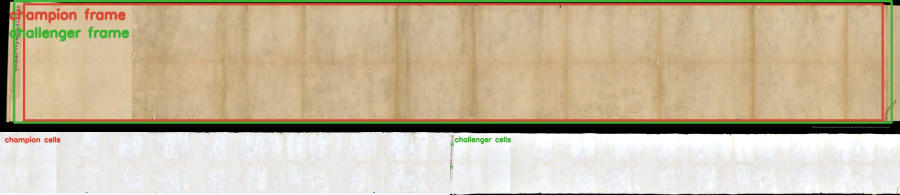
#> input picture experiments/light_frame/outv1_unbounded/audit_00_idp_1998_116_sample10_f001r.jpg, 1800 x 389 px (shown at 1/2 size)
$ python -i adapt.py   (imports and definitions only)
#> lines starting #> are read from the running program, lines starting #| are printed output that depends on the picture; after the words box and inside, x2 and y2 are one past the last pixel; in counts of white or black regions, pixels touching at a corner belong together
"""Fit P.3477 and control MX-Font writer adaptations from sparse specimens.

Latent-only adaptation freezes the generator. Decoder modes additionally fit
the explicitly selected reconstruction layers, while the unrelated-font
control keeps the adaptation mechanics identical across writer conditions.
"""

from __future__ import annotations

import argparse
import importlib.util
import json
import sys
from pathlib import Path

import cv2
import numpy as np
from PIL import Image

from palimpsest.image_labeling import resolve_recorded_path, sha256


HERE = Path(__file__).parent
ROOT = HERE.parents[1]
OUT = HERE / "out"
BENCHMARK_PATH = OUT / "benchmark.json"
RETRIEVAL = ROOT / "experiments" / "scribe_template_retrieval"
CANDIDATE_PATH = RETRIEVAL / "candidate.py"
SEED = 3477
BATCH_SIZE = 8
DEFAULT_BUDGET = 64
DEFAULT_STEPS = 600
DEFAULT_MODE = "late_decoder"
STYLE_LEARNING_RATE = 0.02
MODEL_LEARNING_RATE = 0.0002
INK_WEIGHT = 2.0
LATENT_WEIGHT = 0.002


# [113 lines left out: functions validate_benchmark, load_candidate, load_gray, not called in this run]


def clean_writer_image(gray: np.ndarray) -> np.ndarray:
    _, ink = cv2.threshold(gray, 0, 255, cv2.THRESH_BINARY_INV + cv2.THRESH_OTSU)
    count, labels, stats, _ = cv2.connectedComponentsWithStats(ink, connectivity=8)
    areas = [(label, int(stats[label, cv2.CC_STAT_AREA])) for label in range(1, count)]
    total_area = sum(area for _, area in areas)
    retained = np.zeros_like(ink)
    accumulated = 0
    for label, area in sorted(areas, key=lambda item: (-item[1], item[0])):
        if area < 8:
            continue
        if accumulated >= 0.985 * total_area and area < 20:
            continue
        retained[labels == label] = 255
        accumulated += area
    retained = cv2.morphologyEx(retained, cv2.MORPH_CLOSE, np.ones((2, 2), np.uint8))
    return 255 - retained


# [285 lines left out: functions condition_images, weighted_reconstruction_loss, generate_batch, mean_loss, fit_condition, main, not called in this run]


# [2 lines not run here, left out]

>>> import cv2
>>> picture = cv2.imread('../light_frame/outv1_unbounded/audit_00_idp_1998_116_sample10_f001r.jpg', cv2.IMREAD_GRAYSCALE)
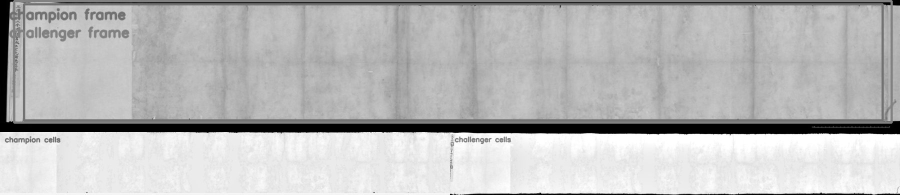
#> picture: shape (389, 1800) (shown at 1/2 size); min 0, max 255, mean 186.2
>>> result = clean_writer_image(picture)
#> in clean_writer_image, `_, ink = cv2.threshold(gray, 0, 255, cv2.THRESH_BINARY_INV + cv2.THRES..`:
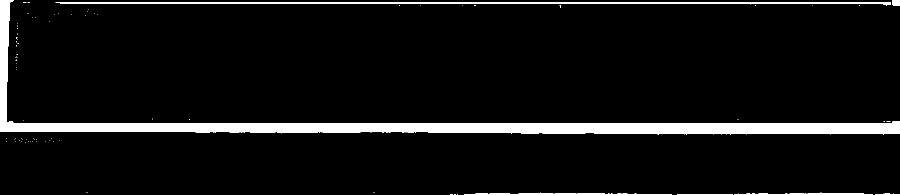
#> ink: shape (389, 1800) (shown at 1/2 size); 6.4% white; 84 white regions (77 under 20 px), largest, box (x1, y1, x2, y2) and area: (0, 0, 1800, 270) 37995, (111, 4, 1781, 11) 5041, (931, 385, 1343, 389) 680
#> in clean_writer_image, `count, labels, stats, _ = cv2.connectedComponentsWithStats(ink, connec..`:
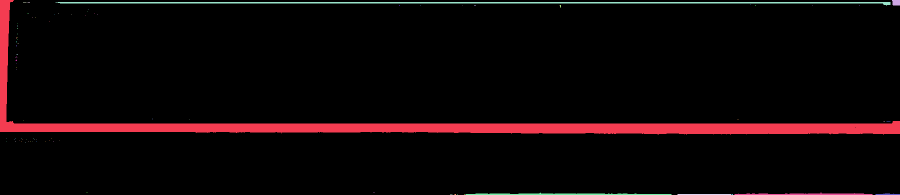
#> labels: shape (389, 1800) int32 (shown at 1/2 size); 85 distinct labels, from 0 to 84; one colour per label, 0 black
#> in clean_writer_image, `count, labels, stats, _ = cv2.connectedComponentsWithStats(ink, connec..`: count = 85; stats = 85 rows, first 6: [0, 0, 1800, 389, 655539], [0, 0, 1800, 270, 37995], [1784, 0, 16, 11, 166], [46, 4, 7, 1, 7], [55, 4, 5, 1, 5], [111, 4, 1670, 7, 5041]
#> in clean_writer_image, `areas = [(label, int(stats[label, cv2.CC_STAT_AREA])) for label in ran..`: areas = 84 pairs, first value 1 to 84, second value 1 to 37995
#> in clean_writer_image, `total_area = sum(area for _, area in areas)`: total_area = 44661
#> the loop in clean_writer_image, `for label, area in sorted(areas, key=lambda item: (-item[1], item[0])):` made 84 passes
#> (label, area, accumulated) on passes 1 to 7: (1, 37995, 37995), (5, 5041, 43036), (76, 680, 43716), (77, 465, 44181), (2, 166, 44347), (83, 107, 44454), (78, 62, 44516)
#> after the loop in clean_writer_image, `for label, area in sorted(areas, key=lambda item: (-item[1], item[0])):`: accumulated = 44516
#> in clean_writer_image, `retained = cv2.morphologyEx(retained, cv2.MORPH_CLOSE, np.ones((2, 2),..`:
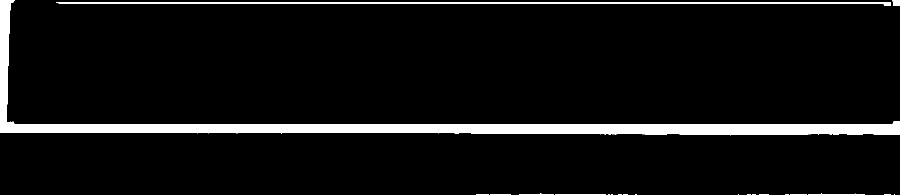
#> retained: shape (389, 1800) (shown at 1/2 size); 6.3% white; 21 white regions (12 under 20 px), largest, box (x1, y1, x2, y2) and area: (0, 0, 1800, 271) 38270, (112, 5, 1782, 12) 5041, (1785, 0, 1800, 12) 170
#> in clean_writer_image, `return 255 - retained`:
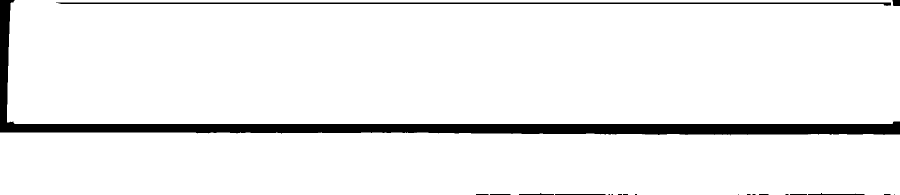
#> returned value: shape (389, 1800) (shown at 1/2 size); 93.7% white; 21 black regions (12 under 20 px), largest, box (x1, y1, x2, y2) and area: (0, 0, 1800, 271) 38270, (112, 5, 1782, 12) 5041, (1785, 0, 1800, 12) 170

$ run again, on experiments/light_frame/outv1_unbounded/audit_02_gallica_pelliot_chinois_4837_page_0003.jpg
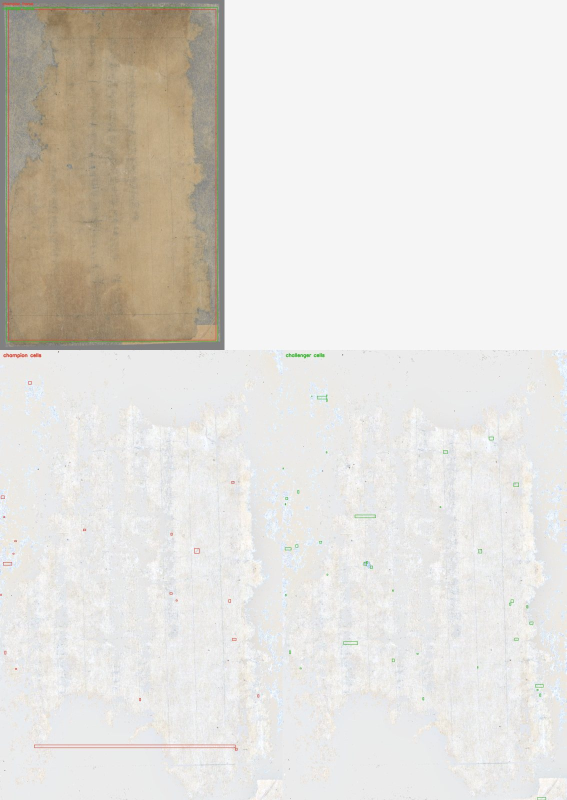
#> input picture experiments/light_frame/outv1_unbounded/audit_02_gallica_pelliot_chinois_4837_page_0003.jpg, 1133 x 1600 px (shown at 1/2 size)
#> ink: shape (1600, 1133); 17.5% white; 209 white regions (166 under 20 px), largest, box (x1, y1, x2, y2) and area: (0, 0, 449, 700) 314300, (68, 1489, 475, 1502) 1221, (590, 706, 622, 717) 169
#> in clean_writer_image, `count, labels, stats, _ = cv2.connectedComponentsWithStats(ink, connec..`:
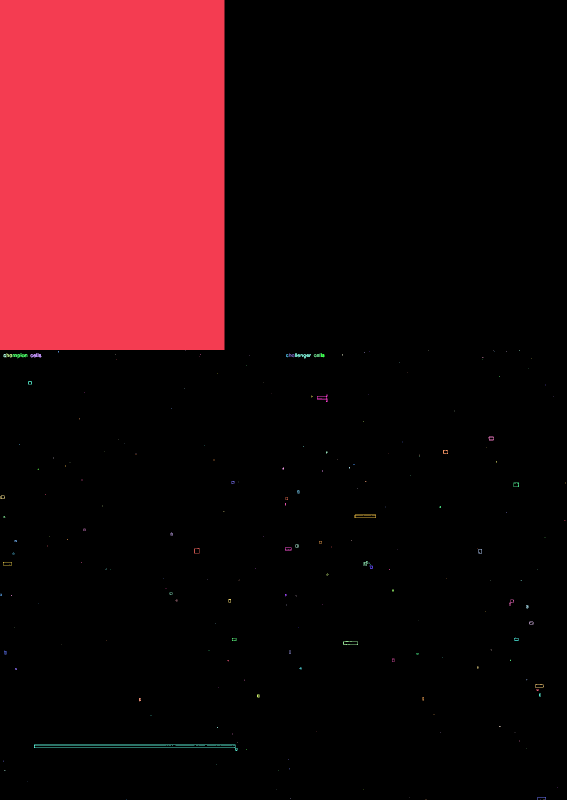
#> labels: shape (1600, 1133) int32 (shown at 1/2 size); 210 distinct labels, from 0 to 209; one colour per label, 0 black
#> count = 210; stats = 210 rows, first 6: [0, 0, 1133, 1600, 1494700], [0, 0, 449, 700, 314300], [370, 701, 1, 1, 1], [856, 700, 1, 1, 1], [986, 701, 1, 1, 1], [1038, 700, 1, 2, 2]
#> areas = 209 pairs, first value 1 to 209, second value 1 to 314300
#> total_area = 318100
#> the loop in clean_writer_image, `for label, area in sorted(areas, key=lambda item: (-item[1], item[0])):` made 209 passes
#> (label, area, accumulated) on passes 1 to 3: (1, 314300, 314300), (189, 1221, 315521), (15, 169, 315690)
#> after the loop in clean_writer_image, `for label, area in sorted(areas, key=lambda item: (-item[1], item[0])):`: accumulated = 317506
#> in clean_writer_image, `retained = cv2.morphologyEx(retained, cv2.MORPH_CLOSE, np.ones((2, 2),..`:
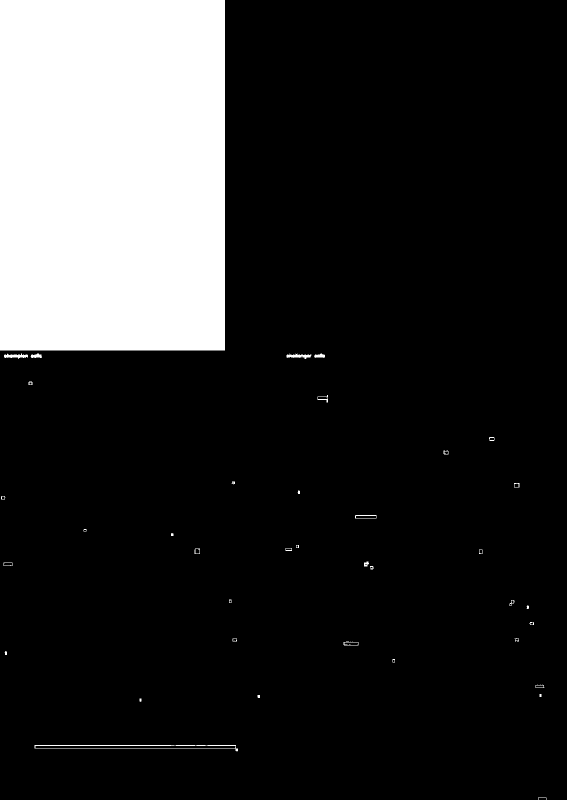
#> retained: shape (1600, 1133) (shown at 1/2 size); 17.6% white; 38 white regions, largest, box (x1, y1, x2, y2) and area: (0, 0, 450, 701) 315450, (69, 1490, 476, 1503) 1235, (8, 707, 56, 718) 291
